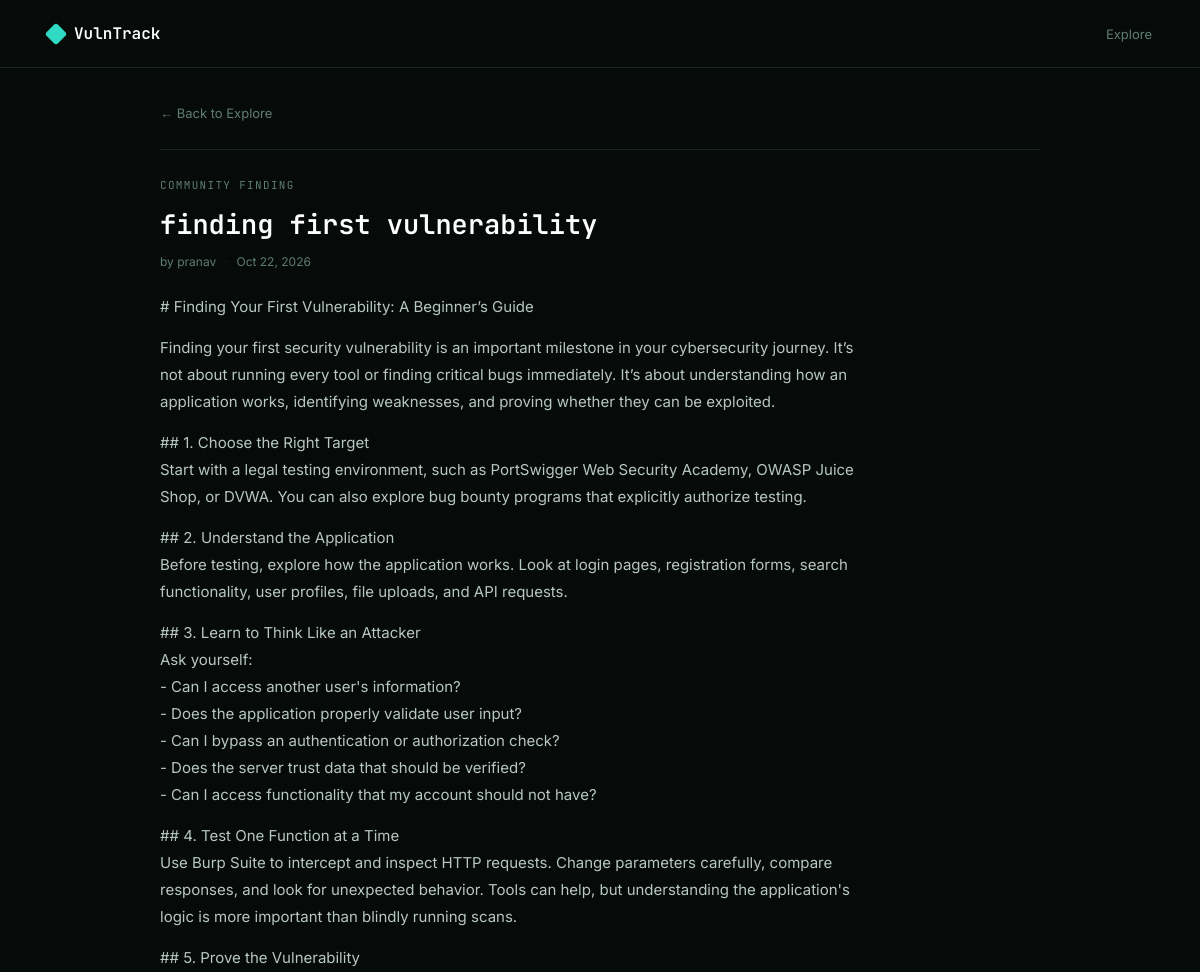
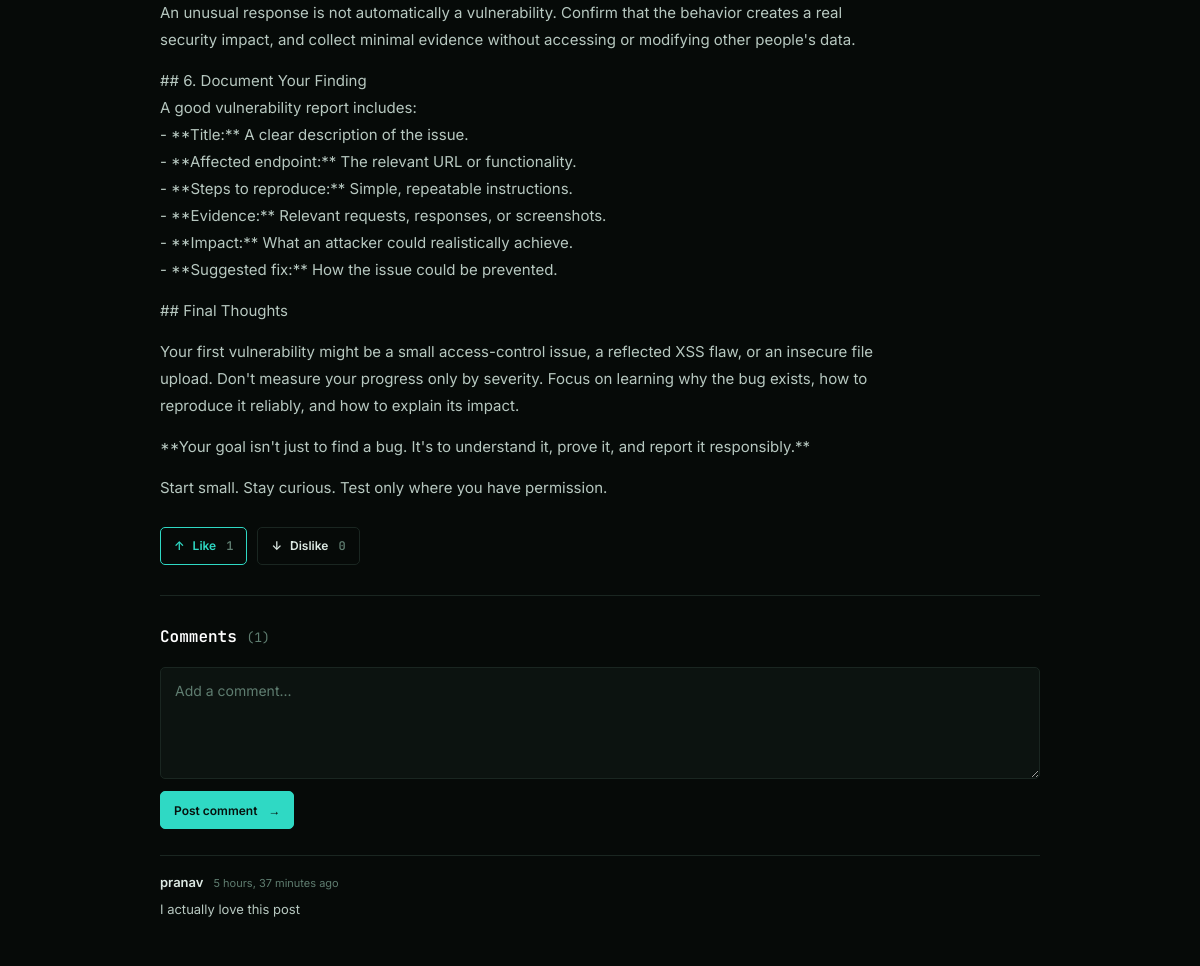
Screenshot of /explore/2/ (signed in) with the database file from the repository (2 pictures, top to bottom).
### vulnerabilities/models.py (models this page shows, shortened)
class Post(models.Model):
    author = models.ForeignKey(settings.AUTH_USER_MODEL, on_delete=models.CASCADE, related_name='posts')
    title = models.CharField(max_length=200)
    content = models.TextField()
    created_at = models.DateTimeField(auto_now_add=True)
    class Meta:
        ordering = ['-created_at']
    @property
    def likes_count(self):
        return self.reactions.filter(value=1).count()
    @property
    def dislikes_count(self):
        return self.reactions.filter(value=-1).count()

class Comment(models.Model):
    post = models.ForeignKey(Post, on_delete=models.CASCADE, related_name="comments")
    author = models.ForeignKey(settings.AUTH_USER_MODEL, on_delete=models.CASCADE)
    text = models.TextField()
    created_at = models.DateTimeField(auto_now_add=True)
    class Meta:
        ordering = ["-created_at"]

### vulnerabilities/views.py (the view, shortened to what this page needs)
@login_required
def post_detail(request, pk):
    post = get_object_or_404(Post, pk=pk)
    form = CommentForm()
    user_reaction = None
    if request.user.is_authenticated:
        r = Reaction.objects.filter(post=post, user=request.user).first()
        user_reaction = r.value if r else None
    return render(request, "vulnerabilities/post_detail.html", {
        "post": post,
        "comments": post.comments.select_related("author"),
        "form": form,
        "user_reaction": user_reaction,
    })

### vulnerabilities/forms.py
class CommentForm(forms.ModelForm):
    class Meta:
        model = Comment
        fields = ['text']
        widgets = {"text": forms.Textarea(attrs={'rows': 3, 'placeholder': 'Add a comment...'})}

### vulnerabilities/templates/vulnerabilities/post_detail.html (shortened to what this page needs)
{% load static %}
<!doctype html>
<html lang="en">
  <head>
    <link rel="stylesheet" href="{% static 'vulnerability/CSS/post_detail.css' %}" />
  </head>
  <body class="post-detail-page">
    <nav class="nav">
      <a class="nav-brand" href="{% url 'explore' %}">
        <span class="logo-mark" aria-hidden="true"></span>
        <span class="logo-text">VulnTrack</span>
      </a>
      <a class="nav-link" href="{% url 'explore' %}">Explore</a>
    </nav>
    <main class="page">
      <a class="back-link" href="{% url 'explore' %}">← Back to Explore</a>
      <article class="post-article">
        <header class="post-header">
          <span class="eyebrow">COMMUNITY FINDING</span>
          <h1>{{ post.title }}</h1>
          <p class="post-meta">by {{ post.author }} <span>·</span> {{ post.created_at|date:"M d, Y" }}</p>
        </header>
        <div class="post-content">{{ post.content|linebreaks }}</div>
        <div class="reactions" aria-label="Post reactions">
          <form method="post" action="{% url 'react' post.pk 'like' %}">
            <button class="reaction-button{% if user_reaction == 1 %} is-active{% endif %}" type="submit" aria-pressed="{% if user_reaction == 1 %}true{% else %}false{% endif %}">
              <span aria-hidden="true">↑</span> Like <span class="reaction-count">{{ post.likes_count }}</span>
            </button>
          </form>
          <form method="post" action="{% url 'react' post.pk 'dislike' %}">
            <button class="reaction-button{% if user_reaction == -1 %} is-active{% endif %}" type="submit" aria-pressed="{% if user_reaction == -1 %}true{% else %}false{% endif %}">
              <span aria-hidden="true">↓</span> Dislike <span class="reaction-count">{{ post.dislikes_count }}</span>
            </button>
          </form>
        </div>
      </article>
      <section class="comments-section" aria-labelledby="comments-title">
        <h2 id="comments-title">Comments <span>({{ comments|length }})</span></h2>
        {% if user.is_authenticated %}
        <form class="comment-form" method="post">
          {{ form.text }}
          <button class="submit-button" type="submit">Post comment <span aria-hidden="true">→</span></button>
        </form>
        {% else %}
        <p class="login-prompt"><a href="{% url 'login' %}?next={{ request.path }}">Log in</a> to like or comment.</p>
        {% endif %}
        <div class="comment-list">
          {% for c in comments %}
          <article class="comment">
            <div class="comment-meta"><strong>{{ c.author }}</strong><span>{{ c.created_at|timesince }} ago</span></div>
            <p>{{ c.text|linebreaksbr }}</p>
          </article>
          {% empty %}
          <p class="empty-state">No comments yet. Be the first!</p>
          {% endfor %}
        </div>
      </section>
    </main>
  </body>
</html>

### vulnerabilities/static/vulnerability/CSS/post_detail.css (style rules this page uses)
:root { --bg: #060a08; --panel: #0c1310; --border: #1a2621; --text: #dce9e3; --muted: #5f7d70; --teal: #2fd9c4; }
* { box-sizing: border-box; margin: 0; padding: 0; }
body { min-height: 100vh; background: var(--bg); color: var(--text); font-family: 'Inter', system-ui, sans-serif; }
a { color: inherit; }
.nav { min-height: 68px; display: flex; align-items: center; justify-content: space-between; padding: 0 48px; border-bottom: 1px solid var(--border); }
.nav-brand { display: inline-flex; align-items: center; gap: 10px; text-decoration: none; }
.logo-mark { width: 16px; height: 16px; transform: rotate(45deg); border-radius: 3px; background: var(--teal); }
.logo-text { color: #fff; font-family: 'JetBrains Mono', monospace; font-size: 16px; font-weight: 600; }
.nav-link, .back-link { color: var(--muted); font-size: 13px; text-decoration: none; transition: color 0.15s ease; }
.page { width: min(100% - 48px, 880px); margin: 0 auto; padding: 34px 0 96px; }
.back-link { display: inline-block; margin-bottom: 28px; }
.post-article { padding-bottom: 30px; border-bottom: 1px solid var(--border); }
.post-header { padding: 28px 0 24px; border-top: 1px solid var(--border); }
.eyebrow { display: block; margin-bottom: 14px; color: var(--muted); font-family: 'JetBrains Mono', monospace; font-size: 11px; letter-spacing: 0.12em; }
.post-header h1 { margin-bottom: 12px; color: #fff; font-family: 'JetBrains Mono', monospace; font-size: 27px; font-weight: 600; line-height: 1.35; overflow-wrap: anywhere; }
.post-meta { color: var(--muted); font-size: 12px; }
.post-meta span { padding: 0 5px; color: var(--border); }
.post-content { max-width: 76ch; color: #b7c8c0; font-size: 15px; line-height: 1.8; overflow-wrap: anywhere; }
.post-content p + p { margin-top: 14px; }
.reactions { display: flex; flex-wrap: wrap; gap: 10px; margin-top: 26px; }
.reactions form { margin: 0; }
.reaction-button, .submit-button { min-height: 38px; padding: 0 13px; border: 1px solid var(--border); border-radius: 5px; background: transparent; color: var(--text); font: 600 12px 'Inter', sans-serif; cursor: pointer; transition: border-color 0.15s ease, color 0.15s ease, background 0.15s ease; }
.reaction-button:hover, .reaction-button.is-active { border-color: var(--teal); color: var(--teal); }
.reaction-button > span:first-child { margin-right: 5px; }
.reaction-count { margin-left: 7px; color: var(--muted); font-family: 'JetBrains Mono', monospace; }
.comments-section { padding-top: 30px; }
.comments-section h2 { margin-bottom: 20px; color: #fff; font-family: 'JetBrains Mono', monospace; font-size: 16px; font-weight: 600; }
.comments-section h2 span { color: var(--muted); font-size: 13px; font-weight: 400; }
.comment-form { display: grid; justify-items: start; gap: 12px; margin-bottom: 26px; }
.comment-form textarea { width: 100%; min-height: 112px; resize: vertical; padding: 12px 14px; border: 1px solid var(--border); border-radius: 5px; outline: none; background: var(--panel); color: var(--text); font: 14px/1.6 'Inter', sans-serif; }
.comment-form textarea::placeholder { color: var(--muted); }
.submit-button { border-color: var(--teal); background: var(--teal); color: #06110d; }
.submit-button span { padding-left: 8px; }
.comment { padding: 18px 0; border-top: 1px solid var(--border); }
.comment-meta { display: flex; align-items: baseline; gap: 10px; margin-bottom: 8px; }
.comment-meta strong { color: var(--text); font-size: 13px; font-weight: 600; }
.comment-meta span { color: var(--muted); font-size: 11px; }
.comment > p { color: #b7c8c0; font-size: 13px; line-height: 1.7; overflow-wrap: anywhere; }

### rows the page displays
Post: title "finding first vulnerability", author "pranav", created_at "Oct 22, 2026", content "# Finding Your First Vulnerability: A Beginner’s Guide Finding your first security vulnerability is an important milestone in your cybersecurity journey. It’s not about running every tool or finding critical bugs immediately. It’s about understanding how an application works, identifying weaknesses, and proving whether they can be exploited. ## 1. Choose the Right Target Start with a legal testing environment, such as PortSwigger Web Security Academy, OWASP Juice Shop, or DVWA. You can also explore bug bounty programs that explicitly authorize testing. ## 2. Understand the Application Before testing, explore how the application works. Look at login pages, registration forms, search…", likes_count "1", dislikes_count "0"
Comment: author "pranav", created_at "5 hours, 37 minutes", text "I actually love this post"

### other values shown
{{ comments|length }} "1"
